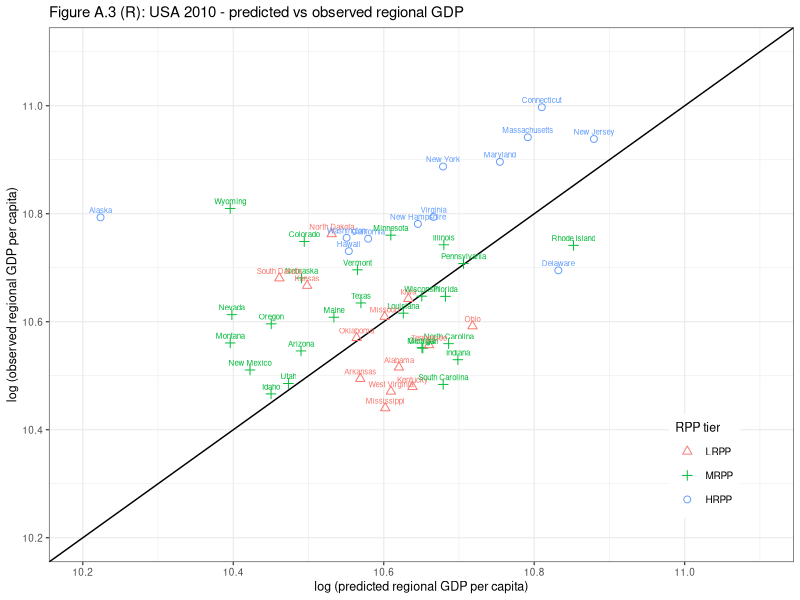

Write R code to recreate this figure.
#!/usr/bin/env Rscript
# ===========================================================================
# Figure_A3.R  --  R replication of Figure A.3 (Lessmann & Seidel 2017)
# ---------------------------------------------------------------------------
# USA 2010: night-lights PREDICTED log GDP per capita (x) vs OBSERVED log GDP
# per capita (y) for the 51 US states/regions, split into three price tiers by
# Regional Price Parity (RPP), with a 45-degree (y = x) reference line.
#   LRPP (low  price): RPP < 90.2          MRPP (mid): 90.2 < RPP < 102.8
#   HRPP (high price): RPP > 102.8
#
# R twin of Figure_A3.do. Reads the SAME data/Figure_A3_data.csv and draws the
# same picture (see README comparison).
#
# REQUIRED PACKAGES (install once):
#   install.packages(c("readr","ggplot2"))
#
# RUN:  Rscript Figure_A3.R
# OUTPUT: output/Figure_A3_R.png, output/Figure_A3_results_R.csv
# ===========================================================================
suppressMessages({ library(readr); library(ggplot2) })   # readr=fast CSV, ggplot2=plot

## --- 0. portable working directory ----------------------------------------
args <- commandArgs(trailingOnly = FALSE)                 # capture the --file= arg
fa <- sub("^--file=", "", args[grep("^--file=", args)])   # extract this script's path
if (length(fa) == 1) setwd(dirname(normalizePath(fa)))    # cd to the script's folder
dir.create("output", showWarnings = FALSE)                # ensure output/ exists

## --- 1. read --------------------------------------------------------------
# Column names are CASE-SENSITIVE; the .do reads them with case(preserve), so the
# names below match the CSV header exactly (Country_ISO, log_GDP_pc_Region, ...).
d <- read_csv("data/Figure_A3_data.csv", show_col_types = FALSE)

## --- 2. keep the USA in 2010 ----------------------------------------------
# Single cross-section. RPP is only populated for US states, so this filter also
# drops every row with a missing RPP (the figure plots only states that have one).
d <- subset(d, year == 2010 & Country_ISO == "USA")
n <- nrow(d)                                              # expect 51 states/regions
stopifnot(n == 51)                                        # manuscript sanity check

## --- 3. three price tiers by RPP cut-offs ---------------------------------
# Cut-offs 90.2 and 102.8 split the states into roughly equal thirds (same as .do).
d$tier <- with(d, ifelse(RPP < 90.2, "LRPP",
                  ifelse(RPP < 102.8, "MRPP", "HRPP")))   # < / 90.2-102.8 / >
d$tier <- factor(d$tier, levels = c("LRPP","MRPP","HRPP"))# fix legend order

## --- 4. headline number: correlation (predicted vs observed) --------------
r <- cor(d$pred_log_GDP_pc_Region, d$log_GDP_pc_Region)  # Pearson correlation

## --- 5. Figure A.3 --------------------------------------------------------
# Scatter coloured + shaped by tier, state-name labels, and the 45-degree line.
# slope=1, intercept=0 is exactly Stata's `function y=x`.
rng <- c(10.2, 11.1)                                      # same plotted range as .do
p <- ggplot(d, aes(pred_log_GDP_pc_Region, log_GDP_pc_Region,
                   colour = tier, shape = tier)) +
  geom_abline(slope = 1, intercept = 0, colour = "black") + # 45-degree y = x line
  geom_point(size = 2) +                                  # one point per state
  geom_text(aes(label = Region_NAME), vjust = -0.7, size = 2, show.legend = FALSE) +
  scale_shape_manual(values = c(LRPP = 2, MRPP = 3, HRPP = 1)) + # triangle/plus/circle
  coord_cartesian(xlim = rng, ylim = rng) +              # square 10.2-11.1 window
  labs(title = "Figure A.3 (R): USA 2010 - predicted vs observed regional GDP",
       x = "log (predicted regional GDP per capita)",
       y = "log (observed regional GDP per capita)",
       colour = "RPP tier", shape = "RPP tier") +
  theme_bw(base_size = 9) +
  theme(legend.position = c(0.88, 0.18))                 # legend inside, ~5 o'clock
ggsave("output/Figure_A3_R.png", p, width = 6, height = 5.2, dpi = 130)

## --- 6. key numbers for the comparison ------------------------------------
res <- data.frame(
  metric = c("n", "n_LRPP", "n_MRPP", "n_HRPP", "corr_pred_obs"),
  value  = c(n, sum(d$tier == "LRPP"), sum(d$tier == "MRPP"),
             sum(d$tier == "HRPP"), r))
write_csv(res, "output/Figure_A3_results_R.csv")
cat(sprintf("R  | n=%d | tiers L/M/H = %d/%d/%d | corr=%.4f\n",
            n, sum(d$tier == "LRPP"), sum(d$tier == "MRPP"),
            sum(d$tier == "HRPP"), r))
